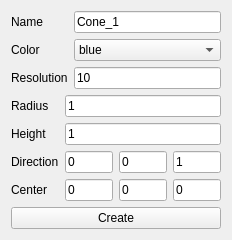
<?xml version="1.0" encoding="UTF-8"?>
<ui version="4.0">
 <class>createCone</class>
 <widget class="QWidget" name="createCone">
  <property name="geometry">
   <rect>
    <x>0</x>
    <y>0</y>
    <width>232</width>
    <height>233</height>
   </rect>
  </property>
  <property name="windowTitle">
   <string>Form</string>
  </property>
  <layout class="QVBoxLayout" name="verticalLayout_3">
   <item>
    <layout class="QGridLayout" name="gridLayout">
     <item row="0" column="0">
      <widget class="QLabel" name="label_3">
       <property name="text">
        <string>Name</string>
       </property>
      </widget>
     </item>
     <item row="1" column="0">
      <widget class="QLabel" name="label_5">
       <property name="text">
        <string>Color</string>
       </property>
      </widget>
     </item>
     <item row="0" column="1">
      <widget class="QLineEdit" name="coneNameInput">
       <property name="text">
        <string>Cone_1</string>
       </property>
      </widget>
     </item>
     <item row="1" column="1">
      <widget class="QComboBox" name="coneColorCombox">
       <item>
        <property name="text">
         <string>blue</string>
        </property>
       </item>
       <item>
        <property name="text">
         <string>darkBlue</string>
        </property>
       </item>
       <item>
        <property name="text">
         <string>gray</string>
        </property>
       </item>
       <item>
        <property name="text">
         <string>darkGray</string>
        </property>
       </item>
       <item>
        <property name="text">
         <string>lightGray</string>
        </property>
       </item>
       <item>
        <property name="text">
         <string>green</string>
        </property>
       </item>
       <item>
        <property name="text">
         <string>darkGreen</string>
        </property>
       </item>
       <item>
        <property name="text">
         <string>cyan</string>
        </property>
       </item>
       <item>
        <property name="text">
         <string>darkCyan</string>
        </property>
       </item>
       <item>
        <property name="text">
         <string>red</string>
        </property>
       </item>
       <item>
        <property name="text">
         <string>darkRed</string>
        </property>
       </item>
       <item>
        <property name="text">
         <string>magenta</string>
        </property>
       </item>
       <item>
        <property name="text">
         <string>darkMagenta</string>
        </property>
       </item>
       <item>
        <property name="text">
         <string>white</string>
        </property>
       </item>
       <item>
        <property name="text">
         <string>black</string>
        </property>
       </item>
       <item>
        <property name="text">
         <string>PICK</string>
        </property>
       </item>
      </widget>
     </item>
     <item row="2" column="0">
      <widget class="QLabel" name="label_6">
       <property name="text">
        <string>Resolution</string>
       </property>
      </widget>
     </item>
     <item row="2" column="1">
      <widget class="QLineEdit" name="coneResoluInput">
       <property name="text">
        <string>10</string>
       </property>
      </widget>
     </item>
    </layout>
   </item>
   <item>
    <layout class="QHBoxLayout" name="horizontalLayout_4">
     <item>
      <layout class="QVBoxLayout" name="verticalLayout">
       <item>
        <widget class="QLabel" name="label_2">
         <property name="text">
          <string>Radius</string>
         </property>
        </widget>
       </item>
       <item>
        <widget class="QLabel" name="label_4">
         <property name="text">
          <string>Height</string>
         </property>
        </widget>
       </item>
       <item>
        <widget class="QLabel" name="label_8">
         <property name="text">
          <string>Direction</string>
         </property>
        </widget>
       </item>
       <item>
        <widget class="QLabel" name="label">
         <property name="text">
          <string>Center</string>
         </property>
        </widget>
       </item>
      </layout>
     </item>
     <item>
      <layout class="QVBoxLayout" name="verticalLayout_2">
       <item>
        <widget class="QLineEdit" name="coneRadiusInput">
         <property name="text">
          <string>1</string>
         </property>
        </widget>
       </item>
       <item>
        <widget class="QLineEdit" name="coneHeightInput">
         <property name="text">
          <string>1</string>
         </property>
        </widget>
       </item>
       <item>
        <layout class="QHBoxLayout" name="horizontalLayout_2">
         <item>
          <widget class="QLineEdit" name="coneDirectXInput">
           <property name="text">
            <string>0</string>
           </property>
          </widget>
         </item>
         <item>
          <widget class="QLineEdit" name="coneDirectYInput">
           <property name="text">
            <string>0</string>
           </property>
          </widget>
         </item>
         <item>
          <widget class="QLineEdit" name="coneDirectZInpt">
           <property name="text">
            <string>1</string>
           </property>
          </widget>
         </item>
        </layout>
       </item>
       <item>
        <layout class="QHBoxLayout" name="horizontalLayout">
         <item>
          <widget class="QLineEdit" name="coneCenterZInput">
           <property name="text">
            <string>0</string>
           </property>
          </widget>
         </item>
         <item>
          <widget class="QLineEdit" name="coneCenterXInput">
           <property name="text">
            <string>0</string>
           </property>
          </widget>
         </item>
         <item>
          <widget class="QLineEdit" name="coneCenterYInput">
           <property name="text">
            <string>0</string>
           </property>
          </widget>
         </item>
        </layout>
       </item>
      </layout>
     </item>
    </layout>
   </item>
   <item>
    <widget class="QPushButton" name="createConeBtn">
     <property name="text">
      <string>Create</string>
     </property>
    </widget>
   </item>
  </layout>
 </widget>
 <resources/>
 <connections/>
</ui>
